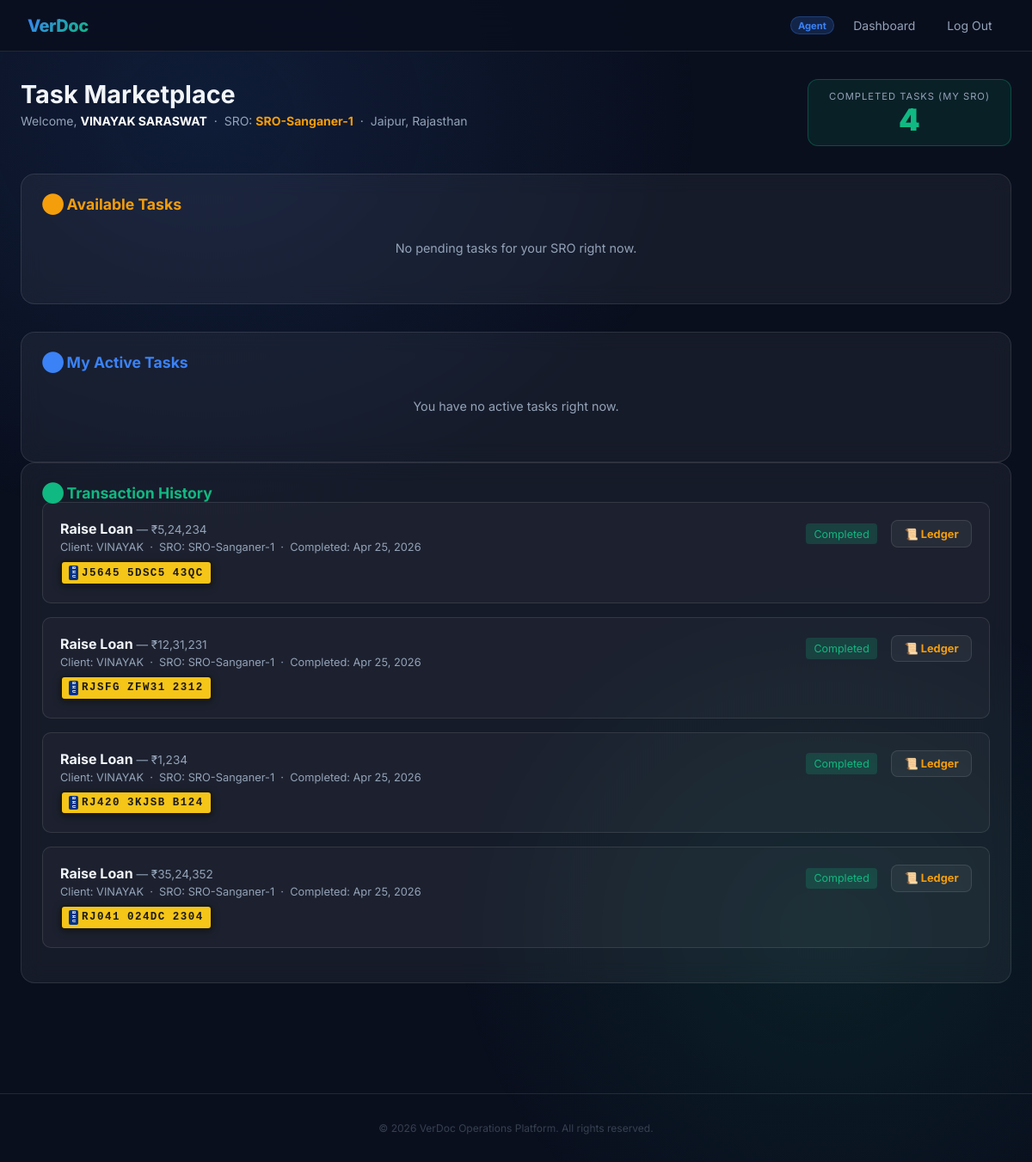
Screenshot of /agent/ (signed in) with the database file from the repository.
### core/models.py (models this page shows, shortened)
class CustomUser(AbstractUser):
    role = models.CharField(max_length=10, choices=ROLE_CHOICES, default='CLIENT')
    phone_number = models.CharField(
        max_length=10, unique=True, null=True, blank=True,
        help_text='10-digit mobile number (mandatory for Agents)',
    )
    email = models.EmailField(unique=True)
    aadhar_number = models.CharField(
        max_length=12, blank=True, default='', unique=False,
        verbose_name='Aadhaar Number',
        help_text='12-digit Aadhaar number (format: XXXX XXXX XXXX)',
    )
    pan_number = models.CharField(
        max_length=10, blank=True, default='', unique=False,
        verbose_name='PAN Number',
        help_text='10-character PAN (e.g. ABCDE1234F)',
    )
    state        = models.CharField(max_length=100, blank=True, null=True)
    district     = models.CharField(max_length=100, blank=True, null=True)
    sub_district = models.CharField(max_length=100, blank=True, null=True)
    sro_no       = models.CharField(max_length=50, blank=True, null=True, verbose_name='SRO Number')
    last_active = models.DateTimeField(null=True, blank=True, verbose_name='Last Active')

class LoanOperation(models.Model):
    client = models.ForeignKey(
        CustomUser, on_delete=models.CASCADE,
        related_name='client_operations',
        limit_choices_to={'role': 'CLIENT'},
    )
    agent = models.ForeignKey(
        CustomUser, on_delete=models.SET_NULL,
        null=True, blank=True,
        related_name='agent_operations',
        limit_choices_to={'role': 'AGENT'},
    )
    operation_type = models.CharField(max_length=10, choices=OPERATION_TYPE_CHOICES)
    amount         = models.DecimalField(max_digits=15, decimal_places=2, null=True, blank=True)
    status         = models.CharField(max_length=20, choices=STATUS_CHOICES, default='PENDING')
    notes          = models.TextField(blank=True, null=True, help_text='Updates from agent')
    state          = models.CharField(max_length=100, blank=True, null=True, verbose_name='Target State')
    district       = models.CharField(max_length=100, blank=True, null=True, verbose_name='Target District')
    sub_district   = models.CharField(max_length=100, blank=True, null=True, verbose_name='Target Sub-District')
    sro_no         = models.CharField(max_length=50, blank=True, null=True, verbose_name='Target SRO Number')
    bhu_aadhar = models.CharField(
        max_length=14, blank=True, null=True,
        verbose_name='Bhu Aadhar (ULPIN)',
        help_text='14-character alphanumeric Unique Land Parcel Identification Number.',
    )
    doc_lease_deed    = models.FileField(upload_to='bank_docs/', blank=True, null=True,
        help_text='Registered Lease Deed/Agreement')
    doc_title_deed    = models.FileField(upload_to='bank_docs/', blank=True, null=True,
        help_text='Original Title Deeds (Sale Deed/Conveyance Deed)')
    doc_encumbrance   = models.FileField(upload_to='bank_docs/', blank=True, null=True,
        help_text='Encumbrance Certificate (EC) — 13–30 year period')
    doc_attornment    = models.FileField(upload_to='bank_docs/', blank=True, null=True,
        help_text="Letter of Attornment")
    doc_mother_deed   = models.FileField(upload_to='bank_docs/', blank=True, null=True,
        help_text='Chain of Documents (Mother Deed)')
    doc_building_plan = models.FileField(upload_to='bank_docs/', blank=True, null=True,
        help_text='Approved Building Plan / Sanction Plan')
    doc_occupancy     = models.FileField(upload_to='bank_docs/', blank=True, null=True,
        help_text='Occupancy Certificate / Completion Certificate')
    doc_tax_receipts  = models.FileField(upload_to='bank_docs/', blank=True, null=True,
        help_text='Latest Property Tax Receipts')
    doc_lease_deed_status    = models.CharField(max_length=10, choices=DOC_STATUS_CHOICES, default='PENDING')
    doc_title_deed_status    = models.CharField(max_length=10, choices=DOC_STATUS_CHOICES, default='PENDING')
    doc_encumbrance_status   = models.CharField(max_length=10, choices=DOC_STATUS_CHOICES, default='PENDING')
    doc_attornment_status    = models.CharField(max_length=10, choices=DOC_STATUS_CHOICES, default='PENDING')
    doc_mother_deed_status   = models.CharField(max_length=10, choices=DOC_STATUS_CHOICES, default='PENDING')
    doc_building_plan_status = models.CharField(max_length=10, choices=DOC_STATUS_CHOICES, default='PENDING')
    doc_occupancy_status     = models.CharField(max_length=10, choices=DOC_STATUS_CHOICES, default='PENDING')
    doc_tax_receipts_status  = models.CharField(max_length=10, choices=DOC_STATUS_CHOICES, default='PENDING')
    verification_proof = models.FileField(
        upload_to='verification_proofs/', blank=True, null=True,
        help_text='SRO stamped document or receipt',
    )
    created_at = models.DateTimeField(auto_now_add=True)
    updated_at = models.DateTimeField(auto_now=True)

### core/views.py (the view)
# urls.py: path('agent/',                            views.AgentDashboardView.as_view(),  name='agent_dashboard'),
class AgentDashboardView(LoginRequiredMixin, ListView):
    model               = LoanOperation
    template_name       = 'core/agent_dashboard.html'
    context_object_name = 'available_tasks'
    def get_context_data(self, **kwargs):
        context = super().get_context_data(**kwargs)
        user    = self.request.user
        context['available_tasks'] = (
            LoanOperation.objects
            .filter(
                status='PENDING',
                state=user.state,
                district=user.district,
                sub_district=user.sub_district,
                sro_no=user.sro_no,
            )
            .order_by('created_at')
            .exclude(client=user)
        )
        context['my_tasks'] = (
            LoanOperation.objects
            .filter(agent=user)
            .exclude(status='COMPLETED')
            .order_by('created_at')
        )
        context['approved_count'] = (
            LoanOperation.objects
            .filter(
                agent=user,
                status='COMPLETED',
                sro_no=user.sro_no,
            ).count()
        )
        context['completed_tasks'] = (
            LoanOperation.objects
            .filter(agent=user, status='COMPLETED')
            .order_by('-updated_at')
        )
        return context
    def get_queryset(self):
        return LoanOperation.objects.none()

### templates/core/agent_dashboard.html (shortened to what this page needs)
{% extends 'base.html' %}
{% load custom_filters %}
{% block content %}
<div
  style="display:flex;justify-content:space-between;align-items:flex-start;flex-wrap:wrap;gap:1rem;margin-bottom:2rem;">
  <div>
    <h1 style="margin:0;font-size:1.8rem;">Task Marketplace</h1>
    <p style="color:var(--muted);font-size:0.875rem;margin-top:0.3rem;">
      Welcome, <strong style="color:white;">{{ request.user.get_full_name|default:request.user.username }}</strong>
      &nbsp;·&nbsp;
      SRO: <strong style="color:var(--warning);">{{ request.user.sro_no|default:"Not Set" }}</strong>
      {% if request.user.district %}&nbsp;·&nbsp; {{ request.user.district }}, {{ request.user.state }}{% endif %}
    </p>
  </div>
  <div
    style="background:rgba(16,185,129,0.1);border:1px solid rgba(16,185,129,0.3);border-radius:12px;padding:0.75rem 1.5rem;text-align:center;">
    <div style="font-size:0.7rem;color:var(--muted);text-transform:uppercase;letter-spacing:1px;margin-bottom:0.2rem;">
      Completed Tasks (My SRO)</div>
    <div style="font-size:2.2rem;font-weight:900;color:#10b981;line-height:1;">{{ approved_count }}</div>
  </div>
</div>
<div class="glass" style="padding:1.5rem;margin-bottom:2rem;">
  <h2 style="margin-top:0;font-size:1.1rem;color:var(--warning);">⬤ Available Tasks</h2>
  {% if available_tasks %}
  {% for task in available_tasks %}
  <div
    style="background:rgba(255,255,255,0.03);border:1px solid var(--glass-border);border-radius:10px;padding:1.25rem;margin-bottom:1rem;">
    <div style="display:flex;justify-content:space-between;align-items:flex-start;flex-wrap:wrap;gap:0.75rem;">
      <div>
        <div style="font-weight:700;font-size:1rem;margin-bottom:0.25rem;">
          {{ task.get_operation_type_display }}
          {% if task.amount %}<span style="font-weight:400;color:var(--muted);font-size:0.85rem;">— ₹{{ task.amount|inr }}</span>{% endif %}
        </div>
        <div style="font-size:0.8rem;color:var(--muted);">
          SRO: {{ task.sro_no|default:"N/A" }}&nbsp;·&nbsp;{{ task.district|default:"" }}{% if task.district %}, {% endif %}{{ task.state|default:"" }}
          &nbsp;·&nbsp; {{ task.created_at|date:"M d, Y" }}
        </div>
        {% if task.bhu_aadhar %}
        <div style="margin-top:0.5rem;">
          <div class="bhu-plate">
              <span class="bhu-strip">BHU</span>
              {{ task.bhu_aadhar|slice:":5" }}
              <span style="opacity:0.4;"> </span>
              {{ task.bhu_aadhar|slice:"5:10" }}
              <span style="opacity:0.4;"> </span>
              {{ task.bhu_aadhar|slice:"10:" }}
          </div>
        </div>
        {% else %}
        <div style="margin-top:0.5rem;">
          <div class="bhu-plate" style="background: rgba(255,255,255,0.05); border-color: rgba(255,255,255,0.1); color: #94a3b8; box-shadow: none;">
              <span class="bhu-strip" style="background: #475569;">REF</span>
              TXN-{{ task.id|stringformat:"06d" }}
          </div>
        </div>
        {% endif %}
      </div>
      <form method="post" action="{% url 'accept_task' task.pk %}">
        {% csrf_token %}
        <button type="submit" class="btn-primary" style="font-size:0.85rem;">Accept Task</button>
      </form>
    </div>
  </div>
  {% endfor %}
  {% else %}
  <div style="color:var(--muted);padding:2rem 0;text-align:center;font-size:0.9rem;">
    No pending tasks for your SRO right now.
  </div>
  {% endif %}
</div>
<div class="glass" style="padding:1.5rem;">
  <h2 style="margin-top:0;font-size:1.1rem;color:var(--primary);">⬤ My Active Tasks</h2>
  {% if my_tasks %}
  {% for task in my_tasks %}
  <div
    style="background:rgba(255,255,255,0.03);border:1px solid var(--glass-border);border-radius:10px;padding:1.25rem;margin-bottom:1rem;">
    <div style="display:flex;justify-content:space-between;align-items:flex-start;flex-wrap:wrap;gap:0.75rem;">
      <div>
        <div style="font-weight:700;font-size:1rem;margin-bottom:0.25rem;">
          {{ task.get_operation_type_display }}
          {% if task.amount %}<span style="font-weight:400;color:var(--muted);font-size:0.85rem;">— ₹{{ task.amount|inr }}</span>{% endif %}
        </div>
        <div style="font-size:0.8rem;color:var(--muted);">
          Client: {{ task.client.get_full_name|default:task.client.email }}
          &nbsp;·&nbsp; SRO: {{ task.sro_no|default:"N/A" }}
          &nbsp;·&nbsp; {{ task.created_at|date:"M d, Y" }}
        </div>
        {% if task.bhu_aadhar %}
        <div style="margin-top:0.5rem;">
          <div class="bhu-plate">
              <span class="bhu-strip">BHU</span>
              {{ task.bhu_aadhar|slice:":5" }}
              <span style="opacity:0.4;"> </span>
              {{ task.bhu_aadhar|slice:"5:10" }}
              <span style="opacity:0.4;"> </span>
              {{ task.bhu_aadhar|slice:"10:" }}
          </div>
        </div>
        {% else %}
        <div style="margin-top:0.5rem;">
          <div class="bhu-plate" style="background: rgba(255,255,255,0.05); border-color: rgba(255,255,255,0.1); color: #94a3b8; box-shadow: none;">
              <span class="bhu-strip" style="background: #475569;">REF</span>
              TXN-{{ task.id|stringformat:"06d" }}
          </div>
        </div>
        {% endif %}
      </div>
      <div style="display:flex;gap:0.5rem;flex-wrap:wrap;align-items:center;">
        <a href="{% url 'verify_documents' task.pk %}"
          style="font-size:0.8rem;background:linear-gradient(135deg,var(--warning),#d97706);color:#1a1a1a;font-weight:700;padding:0.45rem 0.9rem;border-radius:8px;text-decoration:none;">
          📄 Review Docs
        </a>
        <a href="{% url 'complete_task' task.pk %}"
          style="font-size:0.8rem;background:linear-gradient(135deg,var(--success),#059669);color:white;font-weight:700;padding:0.45rem 0.9rem;border-radius:8px;text-decoration:none;">
          ✓ Complete
        </a>
        <form method="post" action="{% url 'undo_accept_task' task.pk %}"
          onsubmit="return confirm('Return this task to the marketplace?');">
          {% csrf_token %}
          <button type="submit"
            style="font-size:0.8rem;background:rgba(239,68,68,0.15);color:#ef4444;border:1px solid rgba(239,68,68,0.3);font-weight:600;padding:0.45rem 0.9rem;border-radius:8px;cursor:pointer;">
            ↩ Undo Accept
          </button>
        </form>
      </div>
    </div>
  </div>
  {% endfor %}
  {% else %}
  <div style="color:var(--muted);padding:2rem 0;text-align:center;font-size:0.9rem;">
    You have no active tasks right now.
  </div>
  {% endif %}
</div>
<div class="glass" style="padding:1.5rem;margin-bottom:2rem;">
  <h2 style="margin-top:0;font-size:1.1rem;color:var(--success);">⬤ Transaction History</h2>
  {% if completed_tasks %}
  {% for task in completed_tasks %}
  <div
    style="background:rgba(255,255,255,0.03);border:1px solid var(--glass-border);border-radius:10px;padding:1.25rem;margin-bottom:1rem;">
    <div style="display:flex;justify-content:space-between;align-items:flex-start;flex-wrap:wrap;gap:0.75rem;">
      <div>
        <div style="font-weight:700;font-size:1rem;margin-bottom:0.25rem;">
          {{ task.get_operation_type_display }}
          {% if task.amount %}<span style="font-weight:400;color:var(--muted);font-size:0.85rem;">— ₹{{ task.amount|inr }}</span>{% endif %}
        </div>
        <div style="font-size:0.8rem;color:var(--muted);">
          Client: {{ task.client.get_full_name|default:task.client.email }}
          &nbsp;·&nbsp; SRO: {{ task.sro_no|default:"N/A" }}
          &nbsp;·&nbsp; Completed: {{ task.updated_at|date:"M d, Y" }}
        </div>
        {% if task.bhu_aadhar %}
        <div style="margin-top:0.5rem;">
          <div class="bhu-plate">
              <span class="bhu-strip">BHU</span>
              {{ task.bhu_aadhar|slice:":5" }}
              {{ task.bhu_aadhar|slice:"5:10" }}
              {{ task.bhu_aadhar|slice:"10:" }}
          </div>
        </div>
        {% endif %}
      </div>
      <div style="display:flex;gap:0.5rem;flex-wrap:wrap;align-items:center;">
        <span style="background:rgba(16,185,129,0.2);color:var(--success);padding:0.3rem 0.6rem;border-radius:4px;font-size:0.78rem;margin-right:0.5rem;">Completed</span>
        <a href="{% url 'operation_history' task.id %}"
          style="font-size:0.8rem;background:rgba(255,255,255,0.05);border:1px solid rgba(255,255,255,0.1);color:var(--warning);font-weight:700;padding:0.45rem 0.9rem;border-radius:8px;text-decoration:none;">
          &#x1F4DC; Ledger
        </a>
      </div>
    </div>
  </div>
  {% endfor %}
  {% else %}
  <div style="color:var(--muted);padding:2rem 0;text-align:center;font-size:0.9rem;">
    No completed tasks in your history yet.
  </div>
  {% endif %}
</div>
{% endblock %}

### templates/base.html (shortened to what this page needs)
<!DOCTYPE html>
<html lang="en">
<head>
</head>
<body>
<nav>
    <a href="{% url 'dashboard' %}" class="nav-brand">VerDoc</a>
    <div class="nav-links">
        {% if user.is_authenticated %}
            <span class="nav-badge">{{ user.get_role_display|default:user.role }}</span>
            <a href="{% url 'dashboard' %}">Dashboard</a>
            <form method="post" action="{% url 'logout' %}" style="display:inline;">
                <button type="submit" style="background:none;border:none;color:var(--muted);font-size:0.875rem;padding:0.4rem 0.9rem;border-radius:6px;cursor:pointer;font-family:inherit;transition:all 0.2s;" onmouseover="this.style.color='var(--text)';this.style.background='var(--glass-bg)'" onmouseout="this.style.color='var(--muted)';this.style.background='none'">Log Out</button>
            </form>
        {% else %}
            <a href="{% url 'login' %}">Log In</a>
            <a href="{% url 'signup' %}">Sign Up</a>
        {% endif %}
    </div>
</nav>
<main>
    {% block content %}{% endblock %}
</main>
<footer>
    &copy; 2026 VerDoc Operations Platform. All rights reserved.
</footer>
</body>
</html>

### rows the page displays
CustomUser: role "Agent", user.get_full_name "VINAYAK SARASWAT", user.sro_no "SRO-Sanganer-1", user.district "Jaipur", user.state "Rajasthan"
LoanOperation: operation_type "Raise Loan", amount|inr "5,24,234", client.get_full_name "VINAYAK", sro_no "SRO-Sanganer-1", updated_at "Apr 25, 2026", bhu_aadhar "J5645", bhu_aadhar "5DSC5", bhu_aadhar "43QC"
LoanOperation: operation_type "Raise Loan", amount|inr "12,31,231", client.get_full_name "VINAYAK", sro_no "SRO-Sanganer-1", updated_at "Apr 25, 2026", bhu_aadhar "RJSFG", bhu_aadhar "ZFW31", bhu_aadhar "2312"
LoanOperation: operation_type "Raise Loan", amount|inr "1,234", client.get_full_name "VINAYAK", sro_no "SRO-Sanganer-1", updated_at "Apr 25, 2026", bhu_aadhar "RJ420", bhu_aadhar "3KJSB", bhu_aadhar "B124"
LoanOperation: operation_type "Raise Loan", amount|inr "35,24,352", client.get_full_name "VINAYAK", sro_no "SRO-Sanganer-1", updated_at "Apr 25, 2026", bhu_aadhar "RJ041", bhu_aadhar "024DC", bhu_aadhar "2304"

### other values shown
{{ approved_count }} "4"
